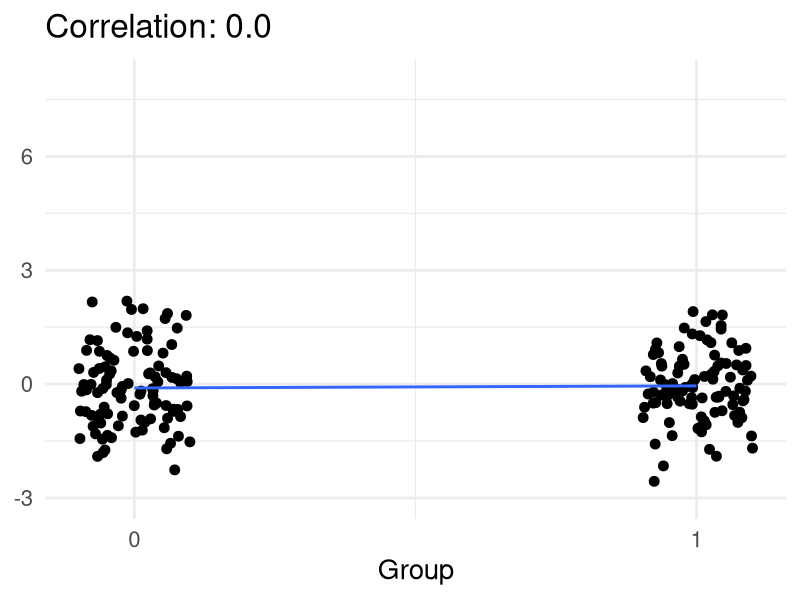
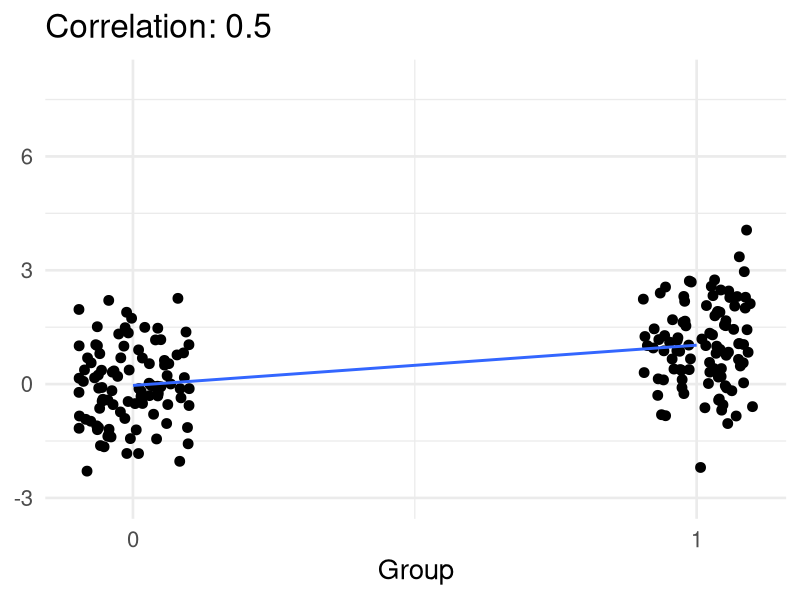
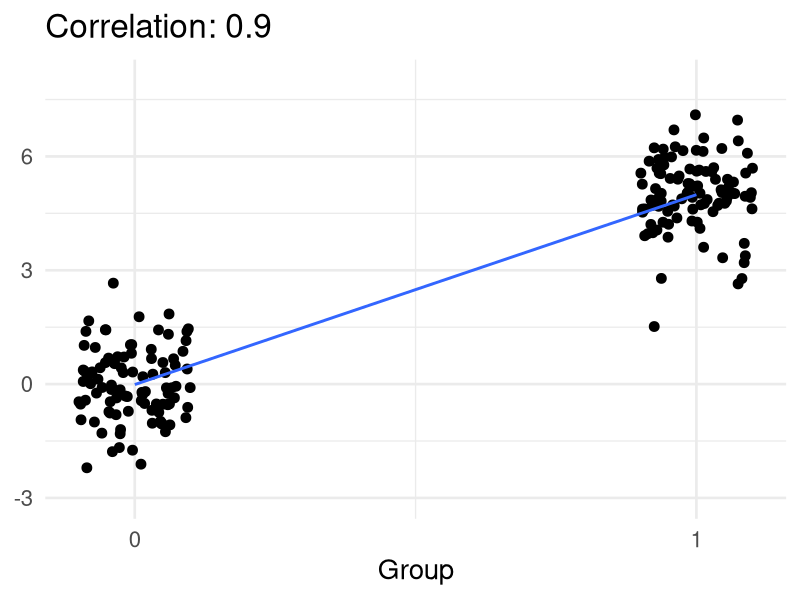
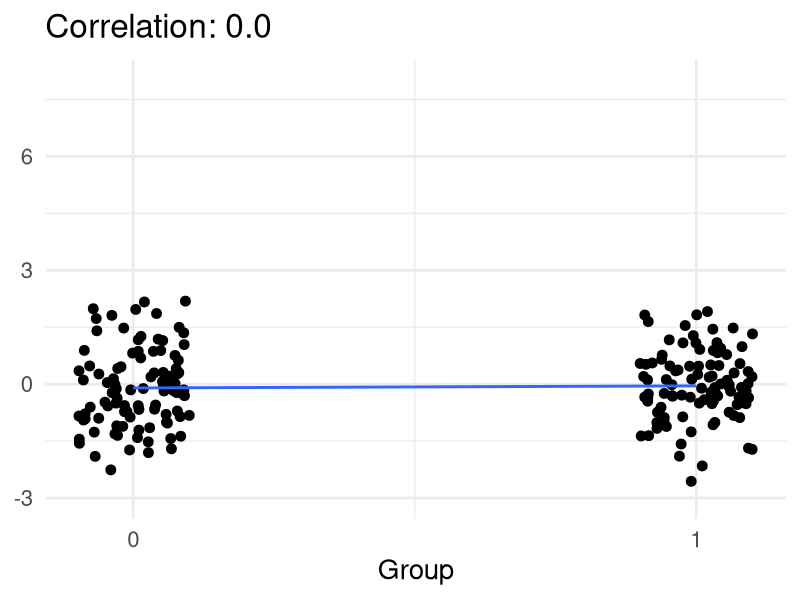
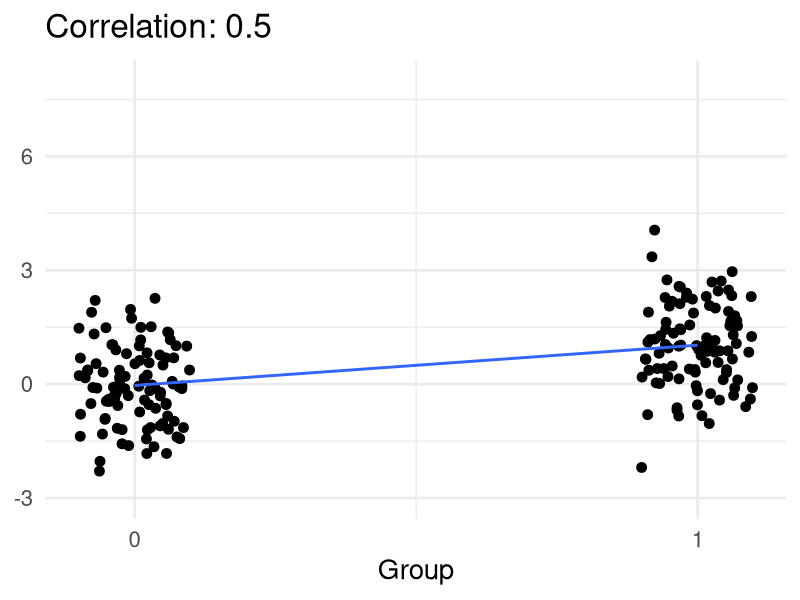
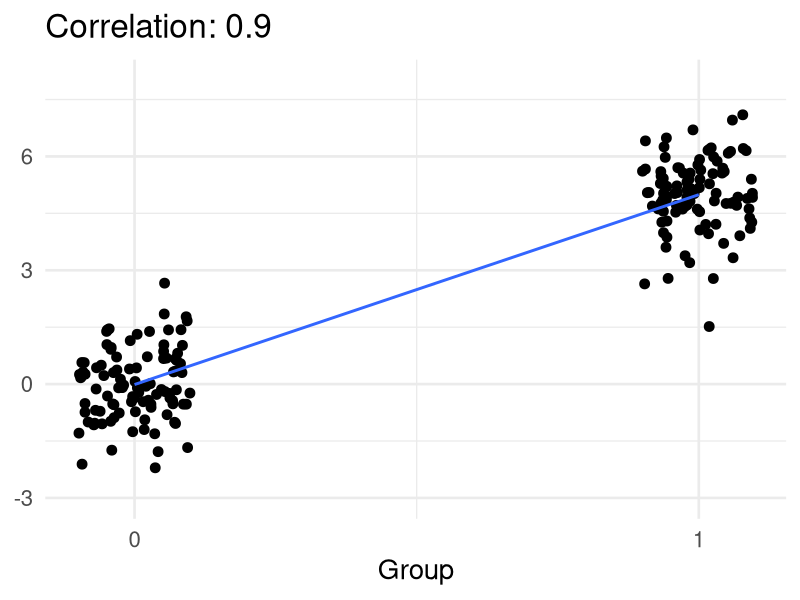

Generate these figures, in order, with R:
library(ggplot2)
library(magrittr)

theme_set(theme_minimal(base_size = 20))

options(repr.plot.width=2, repr.plot.height=2, dpi = 300)

d_00 <- data.frame(
  x = c(rep(0,100),rep(1,100)),
  y = rnorm(200)
)

d_00 %>% 
    ggplot(aes(x = x, y = y)) + 
    geom_jitter(width = 0.1, size = 3) + 
    geom_smooth(method='lm',formula=y~x, se = FALSE) + 
    scale_x_continuous(breaks=c(0,1)) +
    scale_y_continuous(limits = c(-3, 8)) + 
    labs(
        x = 'Group', 
        y = NULL, 
        title = 'Correlation: 0.0') +
    theme(
        panel.background = element_rect(fill = "transparent", color = NA),
        plot.background  = element_rect(fill = "transparent", color = NA),
        legend.background = element_rect(fill = "transparent", color = NA)
        )
ggsave('./biserial_00.pdf', device = 'pdf', bg = 'transparent')

## Correlation: 0.5 

d_05 <- data.frame(
  x = c(rep(0,100),rep(1,100)),
  y = c(rnorm(100, mean = 0), rnorm(100, mean = 1))
)

d_05 %>% 
    ggplot(aes(x = x, y = y)) + 
    geom_jitter(width = 0.1, size = 3) + 
    geom_smooth(method='lm',formula=y~x, se = FALSE) + 
    scale_x_continuous(breaks=c(0,1)) +
    scale_y_continuous(limits = c(-3, 8)) + 
    labs(
        x = 'Group', 
        y = NULL, 
        title = 'Correlation: 0.5')  +
    theme(
        panel.background = element_rect(fill = "transparent", color = NA),
        plot.background  = element_rect(fill = "transparent", color = NA),
        legend.background = element_rect(fill = "transparent", color = NA)
    )
ggsave('./biserial_05.pdf', device = 'pdf', bg = 'transparent')

d_09 <- data.frame(
    x = c(rep(0,100),rep(1,100)),
  y = c(rnorm(100, mean = 0), rnorm(100, mean = 5))
)

d_09 %>% 
    ggplot(aes(x = x, y = y)) + 
    geom_jitter(width = 0.1, size = 3) + 
    geom_smooth(method='lm',formula=y~x, se = FALSE) + 
    scale_x_continuous(breaks=c(0,1)) +
    scale_y_continuous(limits = c(-3, 8)) + 
    labs(
        x = 'Group', 
        y = NULL, 
        title = 'Correlation: 0.9')  +
    theme(
        panel.background = element_rect(fill = "transparent", color = NA),
        plot.background  = element_rect(fill = "transparent", color = NA),
        legend.background = element_rect(fill = "transparent", color = NA)
    )
ggsave('./biserial_09.pdf', device = 'pdf', bg = 'transparent')
